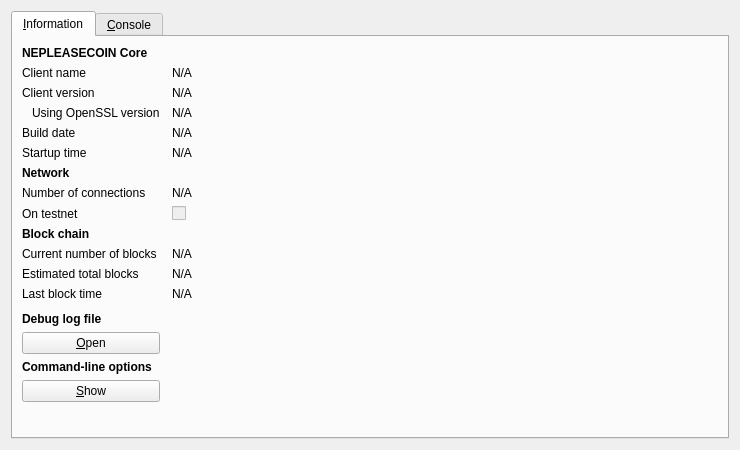
<?xml version="1.0" encoding="UTF-8"?>
<ui version="4.0">
 <class>RPCConsole</class>
 <widget class="QDialog" name="RPCConsole">
  <property name="geometry">
   <rect>
    <x>0</x>
    <y>0</y>
    <width>740</width>
    <height>450</height>
   </rect>
  </property>
  <property name="windowTitle">
   <string>NEPLEASECOIN - Debug window</string>
  </property>
  <layout class="QVBoxLayout" name="verticalLayout_2">
   <item>
    <widget class="QTabWidget" name="tabWidget">
     <property name="currentIndex">
      <number>0</number>
     </property>
     <widget class="QWidget" name="tab_info">
      <attribute name="title">
       <string>&amp;Information</string>
      </attribute>
      <layout class="QGridLayout" name="gridLayout" columnstretch="0,1">
       <property name="horizontalSpacing">
        <number>12</number>
       </property>
       <item row="0" column="0">
        <widget class="QLabel" name="label_9">
         <property name="font">
          <font>
           <weight>75</weight>
           <bold>true</bold>
          </font>
         </property>
         <property name="text">
          <string>NEPLEASECOIN Core</string>
         </property>
        </widget>
       </item>
       <item row="1" column="0">
        <widget class="QLabel" name="label_5">
         <property name="text">
          <string>Client name</string>
         </property>
        </widget>
       </item>
       <item row="1" column="1">
        <widget class="QLabel" name="clientName">
         <property name="cursor">
          <cursorShape>IBeamCursor</cursorShape>
         </property>
         <property name="text">
          <string>N/A</string>
         </property>
         <property name="textFormat">
          <enum>Qt::PlainText</enum>
         </property>
         <property name="textInteractionFlags">
          <set>Qt::LinksAccessibleByMouse|Qt::TextSelectableByKeyboard|Qt::TextSelectableByMouse</set>
         </property>
        </widget>
       </item>
       <item row="2" column="0">
        <widget class="QLabel" name="label_6">
         <property name="text">
          <string>Client version</string>
         </property>
        </widget>
       </item>
       <item row="2" column="1">
        <widget class="QLabel" name="clientVersion">
         <property name="cursor">
          <cursorShape>IBeamCursor</cursorShape>
         </property>
         <property name="text">
          <string>N/A</string>
         </property>
         <property name="textFormat">
          <enum>Qt::PlainText</enum>
         </property>
         <property name="textInteractionFlags">
          <set>Qt::LinksAccessibleByMouse|Qt::TextSelectableByKeyboard|Qt::TextSelectableByMouse</set>
         </property>
        </widget>
       </item>
       <item row="3" column="0">
        <widget class="QLabel" name="label_14">
         <property name="text">
          <string>Using OpenSSL version</string>
         </property>
         <property name="indent">
          <number>10</number>
         </property>
        </widget>
       </item>
       <item row="3" column="1">
        <widget class="QLabel" name="openSSLVersion">
         <property name="cursor">
          <cursorShape>IBeamCursor</cursorShape>
         </property>
         <property name="text">
          <string>N/A</string>
         </property>
         <property name="textFormat">
          <enum>Qt::PlainText</enum>
         </property>
         <property name="textInteractionFlags">
          <set>Qt::LinksAccessibleByMouse|Qt::TextSelectableByKeyboard|Qt::TextSelectableByMouse</set>
         </property>
        </widget>
       </item>
       <item row="4" column="0">
        <widget class="QLabel" name="label_12">
         <property name="text">
          <string>Build date</string>
         </property>
        </widget>
       </item>
       <item row="4" column="1">
        <widget class="QLabel" name="buildDate">
         <property name="cursor">
          <cursorShape>IBeamCursor</cursorShape>
         </property>
         <property name="text">
          <string>N/A</string>
         </property>
         <property name="textFormat">
          <enum>Qt::PlainText</enum>
         </property>
         <property name="textInteractionFlags">
          <set>Qt::LinksAccessibleByMouse|Qt::TextSelectableByKeyboard|Qt::TextSelectableByMouse</set>
         </property>
        </widget>
       </item>
       <item row="5" column="0">
        <widget class="QLabel" name="label_13">
         <property name="text">
          <string>Startup time</string>
         </property>
        </widget>
       </item>
       <item row="5" column="1">
        <widget class="QLabel" name="startupTime">
         <property name="cursor">
          <cursorShape>IBeamCursor</cursorShape>
         </property>
         <property name="text">
          <string>N/A</string>
         </property>
         <property name="textFormat">
          <enum>Qt::PlainText</enum>
         </property>
         <property name="textInteractionFlags">
          <set>Qt::LinksAccessibleByMouse|Qt::TextSelectableByKeyboard|Qt::TextSelectableByMouse</set>
         </property>
        </widget>
       </item>
       <item row="6" column="0">
        <widget class="QLabel" name="label_11">
         <property name="font">
          <font>
           <weight>75</weight>
           <bold>true</bold>
          </font>
         </property>
         <property name="text">
          <string>Network</string>
         </property>
        </widget>
       </item>
       <item row="7" column="0">
        <widget class="QLabel" name="label_7">
         <property name="text">
          <string>Number of connections</string>
         </property>
        </widget>
       </item>
       <item row="7" column="1">
        <widget class="QLabel" name="numberOfConnections">
         <property name="cursor">
          <cursorShape>IBeamCursor</cursorShape>
         </property>
         <property name="text">
          <string>N/A</string>
         </property>
         <property name="textFormat">
          <enum>Qt::PlainText</enum>
         </property>
         <property name="textInteractionFlags">
          <set>Qt::LinksAccessibleByMouse|Qt::TextSelectableByKeyboard|Qt::TextSelectableByMouse</set>
         </property>
        </widget>
       </item>
       <item row="8" column="0">
        <widget class="QLabel" name="label_8">
         <property name="text">
          <string>On testnet</string>
         </property>
        </widget>
       </item>
       <item row="8" column="1">
        <widget class="QCheckBox" name="isTestNet">
         <property name="enabled">
          <bool>false</bool>
         </property>
         <property name="text">
          <string/>
         </property>
        </widget>
       </item>
       <item row="9" column="0">
        <widget class="QLabel" name="label_10">
         <property name="font">
          <font>
           <weight>75</weight>
           <bold>true</bold>
          </font>
         </property>
         <property name="text">
          <string>Block chain</string>
         </property>
        </widget>
       </item>
       <item row="10" column="0">
        <widget class="QLabel" name="label_3">
         <property name="text">
          <string>Current number of blocks</string>
         </property>
        </widget>
       </item>
       <item row="10" column="1">
        <widget class="QLabel" name="numberOfBlocks">
         <property name="cursor">
          <cursorShape>IBeamCursor</cursorShape>
         </property>
         <property name="text">
          <string>N/A</string>
         </property>
         <property name="textFormat">
          <enum>Qt::PlainText</enum>
         </property>
         <property name="textInteractionFlags">
          <set>Qt::LinksAccessibleByMouse|Qt::TextSelectableByKeyboard|Qt::TextSelectableByMouse</set>
         </property>
        </widget>
       </item>
       <item row="11" column="0">
        <widget class="QLabel" name="label_4">
         <property name="text">
          <string>Estimated total blocks</string>
         </property>
        </widget>
       </item>
       <item row="11" column="1">
        <widget class="QLabel" name="totalBlocks">
         <property name="cursor">
          <cursorShape>IBeamCursor</cursorShape>
         </property>
         <property name="text">
          <string>N/A</string>
         </property>
         <property name="textFormat">
          <enum>Qt::PlainText</enum>
         </property>
         <property name="textInteractionFlags">
          <set>Qt::LinksAccessibleByMouse|Qt::TextSelectableByKeyboard|Qt::TextSelectableByMouse</set>
         </property>
        </widget>
       </item>
       <item row="12" column="0">
        <widget class="QLabel" name="label_2">
         <property name="text">
          <string>Last block time</string>
         </property>
        </widget>
       </item>
       <item row="12" column="1">
        <widget class="QLabel" name="lastBlockTime">
         <property name="cursor">
          <cursorShape>IBeamCursor</cursorShape>
         </property>
         <property name="text">
          <string>N/A</string>
         </property>
         <property name="textFormat">
          <enum>Qt::PlainText</enum>
         </property>
         <property name="textInteractionFlags">
          <set>Qt::LinksAccessibleByMouse|Qt::TextSelectableByKeyboard|Qt::TextSelectableByMouse</set>
         </property>
        </widget>
       </item>
       <item row="13" column="0">
        <spacer name="verticalSpacer_2">
         <property name="orientation">
          <enum>Qt::Vertical</enum>
         </property>
         <property name="sizeHint" stdset="0">
          <size>
           <width>20</width>
           <height>20</height>
          </size>
         </property>
        </spacer>
       </item>
       <item row="14" column="0">
        <widget class="QLabel" name="labelDebugLogfile">
         <property name="font">
          <font>
           <weight>75</weight>
           <bold>true</bold>
          </font>
         </property>
         <property name="text">
          <string>Debug log file</string>
         </property>
        </widget>
       </item>
       <item row="15" column="0">
        <widget class="QPushButton" name="openDebugLogfileButton">
         <property name="toolTip">
          <string>Open the NEPLEASECOIN debug log file from the current data directory. This can take a few seconds for large log files.</string>
         </property>
         <property name="text">
          <string>&amp;Open</string>
         </property>
         <property name="autoDefault">
          <bool>false</bool>
         </property>
        </widget>
       </item>
       <item row="16" column="0">
        <widget class="QLabel" name="labelCLOptions">
         <property name="font">
          <font>
           <weight>75</weight>
           <bold>true</bold>
          </font>
         </property>
         <property name="text">
          <string>Command-line options</string>
         </property>
        </widget>
       </item>
       <item row="17" column="0">
        <widget class="QPushButton" name="showCLOptionsButton">
         <property name="toolTip">
          <string>Show the NEPLEASECOIN-Qt help message to get a list with possible NEPLEASECOIN command-line options.</string>
         </property>
         <property name="text">
          <string>&amp;Show</string>
         </property>
         <property name="autoDefault">
          <bool>false</bool>
         </property>
        </widget>
       </item>
       <item row="18" column="0">
        <spacer name="verticalSpacer">
         <property name="orientation">
          <enum>Qt::Vertical</enum>
         </property>
         <property name="sizeHint" stdset="0">
          <size>
           <width>20</width>
           <height>40</height>
          </size>
         </property>
        </spacer>
       </item>
      </layout>
     </widget>
     <widget class="QWidget" name="tab_console">
      <attribute name="title">
       <string>&amp;Console</string>
      </attribute>
      <layout class="QVBoxLayout" name="verticalLayout_3">
       <property name="spacing">
        <number>3</number>
       </property>
       <item>
        <widget class="QTextEdit" name="messagesWidget">
         <property name="minimumSize">
          <size>
           <width>0</width>
           <height>100</height>
          </size>
         </property>
         <property name="readOnly">
          <bool>true</bool>
         </property>
         <property name="tabKeyNavigation" stdset="0">
          <bool>false</bool>
         </property>
         <property name="columnCount" stdset="0">
          <number>2</number>
         </property>
        </widget>
       </item>
       <item>
        <layout class="QHBoxLayout" name="horizontalLayout">
         <property name="spacing">
          <number>3</number>
         </property>
         <item>
          <widget class="QLabel" name="label">
           <property name="text">
            <string notr="true">&gt;</string>
           </property>
          </widget>
         </item>
         <item>
          <widget class="QLineEdit" name="lineEdit"/>
         </item>
         <item>
          <widget class="QPushButton" name="clearButton">
           <property name="maximumSize">
            <size>
             <width>24</width>
             <height>24</height>
            </size>
           </property>
           <property name="toolTip">
            <string>Clear console</string>
           </property>
           <property name="text">
            <string/>
           </property>
           <property name="icon">
            <iconset resource="../bitcoin.qrc">
             <normaloff>:/icons/remove</normaloff>:/icons/remove</iconset>
           </property>
           <property name="shortcut">
            <string notr="true">Ctrl+L</string>
           </property>
           <property name="autoDefault">
            <bool>false</bool>
           </property>
          </widget>
         </item>
        </layout>
       </item>
      </layout>
     </widget>
    </widget>
   </item>
  </layout>
 </widget>
 <resources>
  <include location="../bitcoin.qrc"/>
 </resources>
 <connections/>
</ui>
